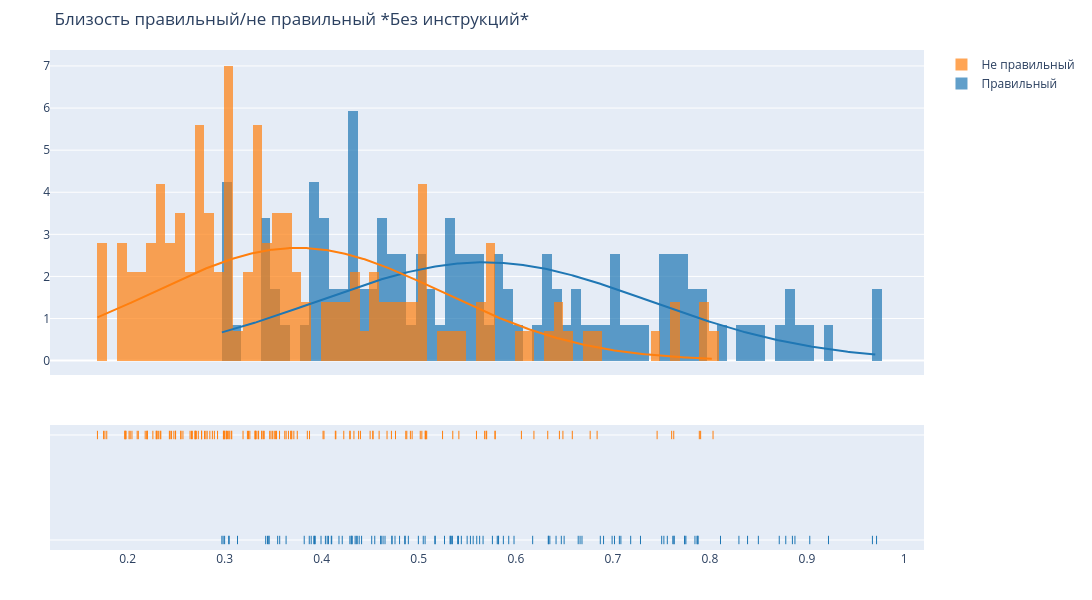

Notebook cell for this chart:
### Code cell
group_labels = ['Правильный', 'Не правильный']

# Create distplot with curve_type set to 'normal'
fig = ff.create_distplot([df["similarity"], df_n["similarity"]], group_labels, bin_size=.01,
                         curve_type='normal', # override default 'kde'
                         rug_text=[df["check_id"],df_n["check_id"]]
                        )

# Add title
fig.update_layout(title_text='Близость правильный/не правильный *Без инструкций*')
# 3. Настраиваем ширину, высоту и другие параметры макета
fig.update_layout(
    width=1200,   # Ширина в пикселях
    height=600,  # Высота в пикселях
    margin=dict(l=50, r=50, t=50, b=50) # Отступы от краев (опционально)
)
fig.show()

### Figure 1 — Plotly figure (JSON) as saved in the notebook; plotly's stock layout.template omitted (floating-point values rounded to 4 significant figures; data arrays with more than 128 entries replaced by an {"elided": "..."} marker saying what was removed)
{"data": [{"autobinx": false, "histnorm": "probability density", "legendgroup": "Правильный", "marker": {"color": "rgb(31, 119, 180)"}, "name": "Правильный", "opacity": 0.7, "type": "histogram", "x": [0.4725, 0.382, 0.9221, 0.7525, 0.7629, 0.407, 0.4893, 0.3872, 0.7752, 0.6643, 0.8109, 0.7845, 0.6173, 0.6992, 0.635, 0.6469, 0.4103, 0.5871, 0.5046, 0.3423, 0.8876, 0.8849, 0.9716, 0.3633, 0.4607, 0.7284, 0.7067, 0.6498, 0.7017, 0.4212, 0.4314, 0.534, 0.3926, 0.4356, 0.3133, 0.3546, 0.4099, 0.5326, 0.7631, 0.7561, 0.5927, 0.7738, 0.8499, 0.6662, 0.2971, 0.5265, 0.6682, 0.517, 0.4613, 0.7741, 0.5323, 0.6414, 0.4344, 0.4546, 0.6904, 0.8781, 0.4652, 0.8387, 0.3456, 0.3993, 0.7082, 0.3934, 0.7183, 0.4855, 0.4722, 0.429, 0.3919, 0.3567, 0.5065, 0.3457, 0.687, 0.4309, 0.2984, 0.3892, 0.4366, 0.5401, 0.4632, 0.5819, 0.5759, 0.8298, 0.4303, 0.5439, 0.9674, 0.5809, 0.4861, 0.7866, 0.4411, 0.4515, 0.9028, 0.4755, 0.4056, 0.3042, 0.5561, 0.5981, 0.7617, 0.7874, 0.3441, 0.5166, 0.3, 0.5532, 0.5822, 0.5627, 0.5597, 0.5662, 0.3047, 0.4386, 0.4178, 0.4038, 0.8714, 0.6337, 0.5347, 0.6334, 0.5409, 0.7503, 0.7877, 0.5498, 0.4996, 0.4802], "xaxis": "x", "xbins": {"end": 0.9716, "size": 0.01, "start": 0.2971}, "yaxis": "y"}, {"autobinx": false, "histnorm": "probability density", "legendgroup": "Не правильный", "marker": {"color": "rgb(255, 127, 14)"}, "name": "Не правильный", "opacity": 0.7, "type": "histogram", "x": {"elided": "143 float values"}, "xaxis": "x", "xbins": {"end": 0.8032, "size": 0.01, "start": 0.169}, "yaxis": "y"}, {"legendgroup": "Правильный", "marker": {"color": "rgb(31, 119, 180)"}, "mode": "lines", "name": "Правильный", "showlegend": false, "type": "scatter", "x": {"elided": "500 float values"}, "xaxis": "x", "y": {"elided": "500 float values"}, "yaxis": "y"}, {"legendgroup": "Не правильный", "marker": {"color": "rgb(255, 127, 14)"}, "mode": "lines", "name": "Не правильный", "showlegend": false, "type": "scatter", "x": {"elided": "500 float values"}, "xaxis": "x", "y": {"elided": "500 float values"}, "yaxis": "y"}, {"legendgroup": "Правильный", "marker": {"color": "rgb(31, 119, 180)", "symbol": "line-ns-open"}, "mode": "markers", "name": "Правильный", "showlegend": false, "text": [0.0, 1.0, 2.0, 3.0, 4.0, 5.0, 6.0, 7.0, 8.0, 9.0, 10.0, 11.0, 12.0, 13.0, 14.0, 15.0, 16.0, 17.0, 18.0, 19.0, 20.0, 21.0, 22.0, 23.0, 24.0, 25.0, 26.0, 27.0, 28.0, 29.0, 30.0, 31.0, 32.0, 33.0, 34.0, 35.0, 36.0, 37.0, 38.0, 39.0, 40.0, 41.0, 42.0, 43.0, 44.0, 45.0, 46.0, 47.0, 48.0, 49.0, 50.0, 51.0, 52.0, 53.0, 54.0, 55.0, 56.0, 57.0, 58.0, 59.0, 60.0, 61.0, 62.0, 63.0, 64.0, 65.0, 66.0, 67.0, 68.0, 69.0, 70.0, 71.0, 72.0, 73.0, 74.0, 75.0, 76.0, 77.0, 78.0, 79.0, 80.0, 81.0, 82.0, 83.0, 84.0, 85.0, 86.0, 87.0, 88.0, 89.0, 90.0, 91.0, 92.0, 93.0, 94.0, 95.0, 96.0, 97.0, 98.0, 99.0, 100.0, 101.0, 102.0, 103.0, 104.0, 105.0, 106.0, 107.0, 108.0, 109.0, 110.0, 111.0, 112.0, 113.0, 114.0, 115.0, 116.0, 117.0], "type": "scatter", "x": [0.4725, 0.382, 0.9221, 0.7525, 0.7629, 0.407, 0.4893, 0.3872, 0.7752, 0.6643, 0.8109, 0.7845, 0.6173, 0.6992, 0.635, 0.6469, 0.4103, 0.5871, 0.5046, 0.3423, 0.8876, 0.8849, 0.9716, 0.3633, 0.4607, 0.7284, 0.7067, 0.6498, 0.7017, 0.4212, 0.4314, 0.534, 0.3926, 0.4356, 0.3133, 0.3546, 0.4099, 0.5326, 0.7631, 0.7561, 0.5927, 0.7738, 0.8499, 0.6662, 0.2971, 0.5265, 0.6682, 0.517, 0.4613, 0.7741, 0.5323, 0.6414, 0.4344, 0.4546, 0.6904, 0.8781, 0.4652, 0.8387, 0.3456, 0.3993, 0.7082, 0.3934, 0.7183, 0.4855, 0.4722, 0.429, 0.3919, 0.3567, 0.5065, 0.3457, 0.687, 0.4309, 0.2984, 0.3892, 0.4366, 0.5401, 0.4632, 0.5819, 0.5759, 0.8298, 0.4303, 0.5439, 0.9674, 0.5809, 0.4861, 0.7866, 0.4411, 0.4515, 0.9028, 0.4755, 0.4056, 0.3042, 0.5561, 0.5981, 0.7617, 0.7874, 0.3441, 0.5166, 0.3, 0.5532, 0.5822, 0.5627, 0.5597, 0.5662, 0.3047, 0.4386, 0.4178, 0.4038, 0.8714, 0.6337, 0.5347, 0.6334, 0.5409, 0.7503, 0.7877, 0.5498, 0.4996, 0.4802], "xaxis": "x", "y": ["Правильный", "Правильный", "Правильный", "Правильный", "Правильный", "Правильный", "Правильный", "Правильный", "Правильный", "Правильный", "Правильный", "Правильный", "Правильный", "Правильный", "Правильный", "Правильный", "Правильный", "Правильный", "Правильный", "Правильный", "Правильный", "Правильный", "Правильный", "Правильный", "Правильный", "Правильный", "Правильный", "Правильный", "Правильный", "Правильный", "Правильный", "Правильный", "Правильный", "Правильный", "Правильный", "Правильный", "Правильный", "Правильный", "Правильный", "Правильный", "Правильный", "Правильный", "Правильный", "Правильный", "Правильный", "Правильный", "Правильный", "Правильный", "Правильный", "Правильный", "Правильный", "Правильный", "Правильный", "Правильный", "Правильный", "Правильный", "Правильный", "Правильный", "Правильный", "Правильный", "Правильный", "Правильный", "Правильный", "Правильный", "Правильный", "Правильный", "Правильный", "Правильный", "Правильный", "Правильный", "Правильный", "Правильный", "Правильный", "Правильный", "Правильный", "Правильный", "Правильный", "Правильный", "Правильный", "Правильный", "Правильный", "Правильный", "Правильный", "Правильный", "Правильный", "Правильный", "Правильный", "Правильный", "Правильный", "Правильный", "Правильный", "Правильный", "Правильный", "Правильный", "Правильный", "Правильный", "Правильный", "Правильный", "Правильный", "Правильный", "Правильный", "Правильный", "Правильный", "Правильный", "Правильный", "Правильный", "Правильный", "Правильный", "Правильный", "Правильный", "Правильный", "Правильный", "Правильный", "Правильный", "Правильный", "Правильный", "Правильный", "Правильный"], "yaxis": "y2"}, {"legendgroup": "Не правильный", "marker": {"color": "rgb(255, 127, 14)", "symbol": "line-ns-open"}, "mode": "markers", "name": "Не правильный", "showlegend": false, "text": {"elided": "143 float values"}, "type": "scatter", "x": {"elided": "143 float values"}, "xaxis": "x", "y": {"elided": "143 str values"}, "yaxis": "y2"}], "layout": {"barmode": "overlay", "height": 600, "hovermode": "closest", "legend": {"traceorder": "reversed"}, "margin": {"b": 50, "l": 50, "r": 50, "t": 50}, "title": {"text": "Близость правильный/не правильный *Без инструкций*"}, "width": 1200, "xaxis": {"anchor": "y2", "domain": [0, 1], "zeroline": false}, "yaxis": {"anchor": "free", "domain": [0.35, 1], "position": 0}, "yaxis2": {"anchor": "x", "domain": [0, 0.25], "dtick": 1, "showticklabels": false}}}
